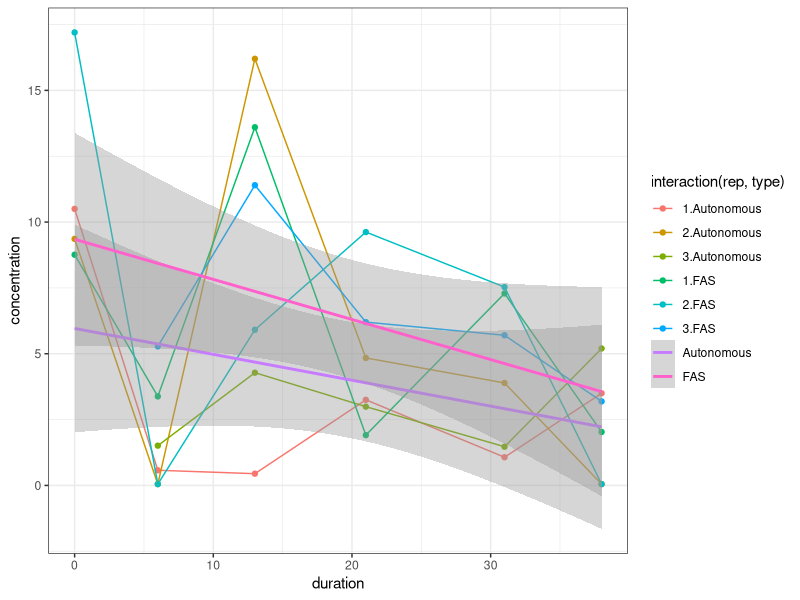
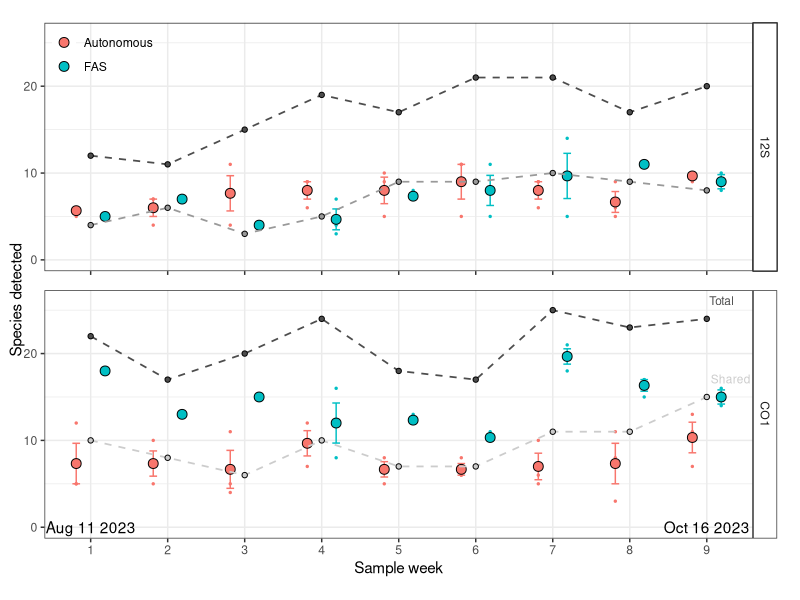

Reproduce these figures in R, in order. (Note: this script raises an error after producing the figures.)
## Plotting DOT comparison data -----

#load libraries ---
library(tidyverse)
library(patchwork)

#functions
substrRight <- function(x, n){
  substr(x, nchar(x)-n+1, nchar(x))
}

#load data --- 
dot_data_raw <- read.csv("data/12S_Revised_ASVsGrouped.csv") #fish
dot_data_raw_invert <- read.csv("data/DOTCOI_feature_table_export_filtered.csv")

#format to long 
dot_df <- dot_data_raw%>%
          gather(key = "Sampler",val="reads",3:49)%>%
          mutate(type=ifelse(grepl("X10",Sampler),"Autonomous","FAS"),
                 type=ifelse(grepl("Control",Sampler),"FAS",type),
                 week=ifelse(grepl("X10",Sampler),substrRight(Sampler,1),substr(Sampler,3,3)),
                 rep=case_when(grepl("1003",Sampler)~1,
                               grepl("1004",Sampler)~2,
                               grepl("1005",Sampler)~3,
                               grepl("Control",Sampler)~1,
                               TRUE ~ NA),
                 marker="12S")%>% #only a catch if it didn't work: sum(is.na(dot_df$rep)) == 0
          rename(confed = PercentMatch,
                 Sp = BLAST)

dot_df_invert <- dot_data_raw_invert%>%
                 gather(key = "Sampler",val="reads",7:53)%>%
                 mutate(type=ifelse(grepl("DOT",Sampler),"Autonomous","FAS"),
                         week=substrRight(Sampler,1),
                         rep=case_when(grepl("1003",Sampler)~1,
                                       grepl("1004",Sampler)~2,
                                       grepl("1005",Sampler)~3,
                                       grepl("SR1",Sampler)~1,
                                       grepl("SR3",Sampler)~2,
                                       grepl("SR4",Sampler)~3,
                                       grepl("SR5",Sampler)~4,
                                       TRUE ~ NA),
                        marker="CO1")%>%
                  rename(Sp=Species,confed = 6)

#calculate weekly richness

## Data prep --------------

rich_df <- rbind(dot_df,dot_df_invert%>%select(names(dot_df)))%>% #number of speci
            filter(reads>0)

dot_df_rich_rep <- rich_df%>% #per replicate richness
                  group_by(marker,type,week,rep)%>%
                  summarize(nspecies=length(unique(Sp)))%>%
                  ungroup()%>%
                  data.frame()

dot_df_week_rich <- dot_df_rich_rep%>% #average replicate richness
                    group_by(marker,type,week)%>%
                    summarize(mn=mean(nspecies),
                              sd=sd(nspecies))%>%
                    ungroup()%>%
                    mutate(se=sd/sqrt(3),
                           se=ifelse(week>3 & type == "SR",sd,se))%>%
                    data.frame()%>%
                    mutate(rep=NA)

dot_df_week_rich_overlap <- rich_df%>% #overlap amongst species detected per week. 
                      group_by(marker,type,week)%>%
                      distinct(Sp,.keep_all=TRUE)%>%
                      ungroup()%>%
                      group_by(marker,week,Sp)%>%
                      summarize(count=n())%>%
                      ungroup()%>%
                      group_by(marker,week)%>%
                      summarize(shared = sum(count==2),
                                count=n(),
                                overlap = shared/count)%>%
                      ungroup()%>%
                      data.frame()%>%
                      mutate(rep=NA,se=NA,sd=NA)

#summary stats for paper
mod <- lm(nspecies ~ week*type,data=dot_df_rich_rep%>%filter(marker=="12S")) #'week' as a surrogate of date. No significant trends but can cross refernce if needed. 
anova(mod)

mod <- lm(nspecies ~ week*type,data=dot_df_rich_rep%>%filter(marker=="CO1"))
anova(mod)

mod <- aov(nspecies ~ type,data=dot_df_rich_rep%>%filter(marker=="12S"))
anova(mod)

mod <- aov(nspecies ~ type,data=dot_df_rich_rep%>%filter(marker=="CO1"))
anova(mod)

#how much species per marker and method
dot_df_rich_rep%>%
  group_by(marker,type)%>%
  summarize(mn=mean(nspecies),
            sd=sd(nspecies))%>%
  ungroup()%>%
  data.frame()

dot_df_rich_rep%>%
  group_by(marker)%>%
  summarize(mn=mean(nspecies),
            sd=sd(nspecies))%>%
  ungroup()%>%
  data.frame()

#how much overlap in species composition was there per marker
dot_df_week_rich_overlap%>%
  group_by(marker)%>%
  summarize(mn=mean(overlap),
            sd=sd(overlap))%>%
  ungroup()%>%
  data.frame()

#Assemble plot data
plotvals <- c("marker","type","week","rep","xval","sd","se")

plotdata <- rbind(dot_df_rich_rep%>%
                    rename(xval=nspecies)%>%
                    mutate(sd=NA,se=NA,type=paste(type,"replicate",sep="_"))%>%
                    select(plotvals),
                  
                  dot_df_week_rich%>%
                    rename(xval=mn)%>%
                    dplyr::select(plotvals),
                  
                  dot_df_week_rich_overlap%>%
                    rename(Shared = shared,
                           Total=count)%>%
                    gather(key = "type", value = "xval", Shared, Total)%>%
                    mutate(sd=NA,se=NA)%>%
                    select(plotvals)
                  
)%>%mutate(type2=gsub("_replicate","",type))


#12S marker plot --------------
p1_a <- ggplot()+
  #per replicate points
  geom_point(data=plotdata%>%
               filter(marker=="12S",type%in%c("Autonomous_replicate","FAS_replicate")),
             aes(x=week,y=xval,col=type2),size=0.5, position=position_dodge(width=0.75),show.legend = FALSE)+
  
  #mean among replicates
  geom_errorbar(data=plotdata%>%
                  filter(marker=="12S",type %in% c("Autonomous","FAS")),
                aes(x=week,y=xval,ymin=xval-se,ymax=xval+se,group=type2,col=type2),
                #linetype = "dotted",
                position=position_dodge(width=0.75),
                width=0.2,show.legend = FALSE)+
  geom_point(data=plotdata%>%filter(marker=="12S",type %in% c("Autonomous","FAS")),
             position=position_dodge(width=0.75),size=3,
             aes(x=week,y=xval,group=type2,fill=type2),pch=21,col="black")+
  
  #shared species points and line
  geom_line(data=plotdata%>%
              filter(marker=="12S",type=="Shared")%>%
              mutate(marker="12S"),aes(x=week,y=xval,group=1),lty=2,col="grey60",lwd=0.6)+
  geom_point(data=plotdata%>%filter(marker=="12S",type=="Shared"),
             aes(x=week,y=xval),shape=21,fill="grey60",size=1.5)+
  
  #total species 
  geom_line(data=plotdata%>%
              filter(marker=="12S",type=="Total")%>%
              mutate(marker="12S"),aes(x=week,y=xval,group=1),lty=2,col="grey30",lwd=0.6)+
  geom_point(data=plotdata%>%filter(marker=="12S",type=="Total"),
             aes(x=week,y=xval),shape=21,fill="grey30",size=1.5)+
  
  facet_grid(marker~.)+
  theme_bw()+
  labs(x="Sample week",y="Species detected",fill="")+
  theme(legend.position = c(0, 1),  # Position legend in the top left
        legend.justification = c(0, 1),
        legend.background = element_blank(),
        legend.title = element_blank(),
        strip.background = element_rect(fill="white"),
        axis.text.x = element_blank(),
        axis.title.x = element_blank())+
  scale_y_continuous(limits = c(0,26))

#CO1 marker plot --------------
p1_b <- ggplot()+
  #per replicate points
  geom_point(data=plotdata%>%
               filter(marker=="CO1",type%in%c("Autonomous_replicate","FAS_replicate")),
             aes(x=week,y=xval,col=type2),size=0.5, position=position_dodge(width=0.75),show.legend = FALSE)+
  
  #mean among replicates
  geom_errorbar(data=plotdata%>%
                  filter(marker=="CO1",type %in% c("Autonomous","FAS")),
                aes(x=week,y=xval,ymin=xval-se,ymax=xval+se,group=type2,col=type2),
                #linetype = "dotted",
                position=position_dodge(width=0.75),
                width=0.2,show.legend = FALSE)+
  geom_point(data=plotdata%>%filter(marker=="CO1",type %in% c("Autonomous","FAS")),
             position=position_dodge(width=0.75),size=3,
             aes(x=week,y=xval,group=type2,fill=type2),pch=21,col="black")+
  
  #shared species points and line
  geom_line(data=plotdata%>%
              filter(marker=="CO1",type=="Shared")%>%
              mutate(marker="CO1"),aes(x=week,y=xval,group=1),lty=2,col="grey80",lwd=0.6)+
  geom_point(data=plotdata%>%filter(marker=="CO1",type=="Shared"),
             aes(x=week,y=xval),shape=21,fill="grey80",size=1.5)+
  
  #total species 
  geom_line(data=plotdata%>%
              filter(marker=="CO1",type=="Total")%>%
              mutate(marker="CO1"),aes(x=week,y=xval,group=1),lty=2,col="grey30",lwd=0.6)+
  geom_point(data=plotdata%>%filter(marker=="CO1",type=="Total"),
             aes(x=week,y=xval),shape=21,fill="grey30",size=1.5)+
  
  # Labels for total and shared lines
  geom_text(data = plotdata %>%
              filter(marker == "CO1", type %in% c("Total", "Shared"), week == 9),
            aes(x = week, y = xval, label = type), 
            hjust = -0.1, vjust = -1.5, size = 3, color = c("grey80", "grey30"))  +
  
  #facet label
  facet_grid(marker~.)+
  
  #time of week labels
  geom_text(data=data.frame(week = c(1,9),
                            xval = rep(0,2), 
                            label = c("Aug 11 2023","Oct 16 2023")),aes(x=week,y=xval,label=label))+
  theme_bw()+
  labs(x="Sample week",y="Species detected",fill="")+
  theme(legend.position = "none",  
        strip.background = element_rect(fill="white"))+
  scale_y_continuous(limits = c(0,26))


#patchwork combination plot ----
p1 <- wrap_elements(p1_a/p1_b & ylab(NULL) & theme(plot.margin = margin(5.5, 5.5, 5.5, 0))) + 
  labs(tag = "Species detected") + # https://tidytales.ca/snippets/2022-12-22_patchwork-shared-axis-labels/
  theme(
    plot.tag = element_text(size = rel(1), angle = 90),
    plot.tag.position = "left"
  )

ggsave("figures/marker_method_comparision.png",p1,width=8,height=5,units="in",dpi=300)


#eDNA Concentrations ------
conc_data <- read.csv("data/eDNA_Concentrations.csv")%>%
             mutate(type=ifelse(Method == "DOT","Autonomous","FAS"),
                    concentration=as.numeric(ifelse(Concentration == "<0.05",0.05,Concentration)),
                    rep=case_when(DOT_unit==1003 ~ 1,
                                  DOT_unit==1004 ~ 2,
                                  DOT_unit==1005 ~ 3,
                                  TRUE ~ NA),
                    rep=as.character(rep))


#compare the differnce in eDNA concentration as a function of time

comp_df <- conc_data%>%
           filter(DurationPreserved %in% intersect(conc_data%>%filter(type=="Autonomous")%>%pull(DurationPreserved)%>%unique(),
                                                   conc_data%>%filter(type=="FAS")%>%pull(DurationPreserved%>%unique())))%>%
           rename(duration=DurationPreserved)%>%
           select(rep,type,duration,concentration)

ggplot(comp_df,aes(x=duration,y=concentration,col=interaction(rep,type),group=interaction(rep,type)))+
  #facet_wrap(~type,nrow=2)+
  geom_point()+
  geom_line()+
  theme_bw()+
  stat_smooth(aes(group = type,col=type),method="lm")

#standardsize the data for the preservation comparison
comp_df_stand <- comp_df%>%
                 group_by(type,rep)%>%
                 mutate(stand = concentration/max(concentration))%>%
                 ungroup()%>%
                 data.frame()

# Fit the linear model
model <- lm(stand ~ duration * type, data = data)

# Summarize the model
summary(model)

# Generate ANOVA table
anova_table <- anova(model)

#Set up prediction data for the plot
pred_data <- data %>%
  group_by(type) %>%
  reframe(duration = seq(min(duration), max(duration), length.out = 100))

pred_data <- pred_data %>%
  mutate(pred = predict(model, newdata = pred_data, interval = "confidence"))

pred_data$stand = pred_data[,3]

plotcols <- c("cornflowerblue","tomato3")
  
  p1 <- ggplot(data, aes(x = duration, color = type)) +
    geom_point(aes(y=stand)) +
    geom_line(data = pred_data, aes(x = duration, y = pred[,1], color = type), size = 1) +
    geom_ribbon(data = pred_data, aes(x = duration, y = pred[,1], ymin = pred[,2], ymax = pred[,3],fill=type), alpha = 0.2) +
    geom_smooth(aes(y=stand,group = interaction(type, rep)), method = "lm", se = FALSE, linetype = "dashed", size = 0.5) +
    theme_bw() +
    scale_fill_manual(values=plotcols)+
    scale_colour_manual(values=plotcols)+
    labs(x="Preservation duration (days)",y="Standardized DNA yeild",col="",fill="")+
    theme(legend.position = c(0, 0),  # Position legend in the top left
          legend.justification = c(0, 0),
          legend.background = element_blank(),
          legend.title = element_blank(),
          strip.background = element_rect(fill="white"))
  
  ggsave("figures/DNAYield_time.png",p1,height=6,width=8,units="in",dpi=300)


  #alternative test - does the differnce between the two methods vary as a function time. 
  
comp_df2 <- comp_df%>%
            spread(type,concentration)%>%
            mutate(diff=Autonomous - FAS)

model2 <- lm(diff~duration,data=comp_df2)
anova(model2) #not a significant slope. 

ggplot(data=comp_df2,aes(x=duration,y=diff))+
         geom_point(aes(col=rep,group=rep))+
         geom_line(aes(col=rep,group=rep))+
         geom_hline(yintercept=0,lty=2)+
         stat_smooth(method="lm")+
         theme_bw()+
         theme(legend.position = "none")













# 
# dot_df_week_rich_total <- dot_df%>%
#   filter(reads>0)%>%
#   group_by(type,week)%>%
#   summarize(nspecies=length(unique(Sp)))%>%
#   ungroup()%>%
#   data.frame()
# 
# 
# p2 <- ggplot(data=dot_df_week_rich_total,aes(x=week,y=nspecies))+
#   geom_path(lwd=0.25,aes(group=week),lty=2,show.legend = FALSE)+
#   geom_point(size=2,aes(group=type,fill=type),pch=21,col="black")+
#   geom_text(data=data.frame(week = c(1,9),
#                             nspecies = rep(range(dot_df_week_rich_total$nspecies)[1]-2,2), 
#                             label = c("Aug 11 2023","Oct 16 2023")),aes(label=label))+
#   theme_bw()+
#   labs(x="Sample week",y="Species detected",fill="")+
#   theme(legend.position = c(0, 1),  # Position legend in the top left
#         legend.justification = c(0, 1),
#         legend.background = element_blank(),
#         legend.title = element_blank())
# 
# ggsave("figures/TotalRichness_Comparison.png",p2,width=7.5,height=4.5,units="in",dpi=300)
